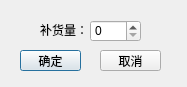
<?xml version="1.0" encoding="UTF-8"?>
<ui version="4.0">
 <class>SupplyDialog</class>
 <widget class="QDialog" name="SupplyDialog">
  <property name="geometry">
   <rect>
    <x>0</x>
    <y>0</y>
    <width>187</width>
    <height>87</height>
   </rect>
  </property>
  <property name="windowTitle">
   <string>Dialog</string>
  </property>
  <widget class="QPushButton" name="btnConfirm">
   <property name="geometry">
    <rect>
     <x>20</x>
     <y>50</y>
     <width>61</width>
     <height>21</height>
    </rect>
   </property>
   <property name="text">
    <string>确定</string>
   </property>
  </widget>
  <widget class="QPushButton" name="btnCancel">
   <property name="geometry">
    <rect>
     <x>100</x>
     <y>50</y>
     <width>61</width>
     <height>21</height>
    </rect>
   </property>
   <property name="text">
    <string>取消</string>
   </property>
  </widget>
  <widget class="QLabel" name="label">
   <property name="geometry">
    <rect>
     <x>40</x>
     <y>20</y>
     <width>51</width>
     <height>20</height>
    </rect>
   </property>
   <property name="text">
    <string>补货量：</string>
   </property>
  </widget>
  <widget class="QSpinBox" name="spbSupplyQuantity">
   <property name="geometry">
    <rect>
     <x>90</x>
     <y>20</y>
     <width>51</width>
     <height>22</height>
    </rect>
   </property>
  </widget>
 </widget>
 <resources/>
 <connections/>
</ui>
